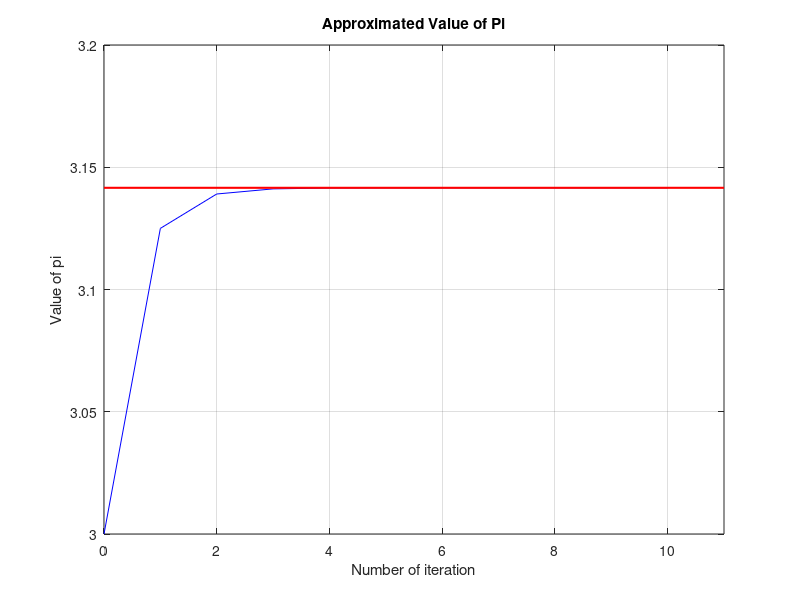
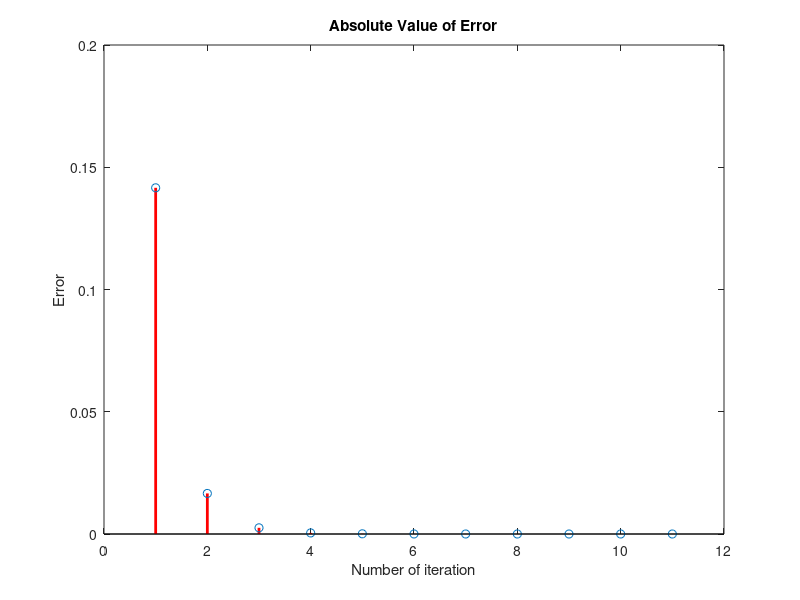

Source code (MATLAB) for these figures, in order:
clc;
clear;
close all;
s=0;
iteration=0:10;
len=length(iteration);
pi_array=zeros(1, len);
error=zeros(1, len);
%% Approximate the value of pi and determine error
for n=iteration;
    a=factorial(2*n)/(factorial(n)*factorial(n));
    b=(16^n)*(2*n+1);
    series=3*a/b;
    s=s+series;
    er=abs(pi-s);
    pi_array(1,n+1)=s;
    error(:,n+1)=er;
end
%% ArcSin series convergence to pi
figure
plot(iteration, pi_array, 'color', 'b')
hold on;
line([0 len], [pi pi],'color', 'r', "linewidth", 1.5);
xlabel('Number of iteration')
ylabel("Value of pi");
title("Approximated Value of Pi")
grid on
xlim([0 len])
%% Plot the absolute value of error
figure
stem(1:length(error), error, "color","r", "linewidth",2);
xlabel("Number of iteration");
ylabel("Error");
title("Absolute Value of Error");
display(s)